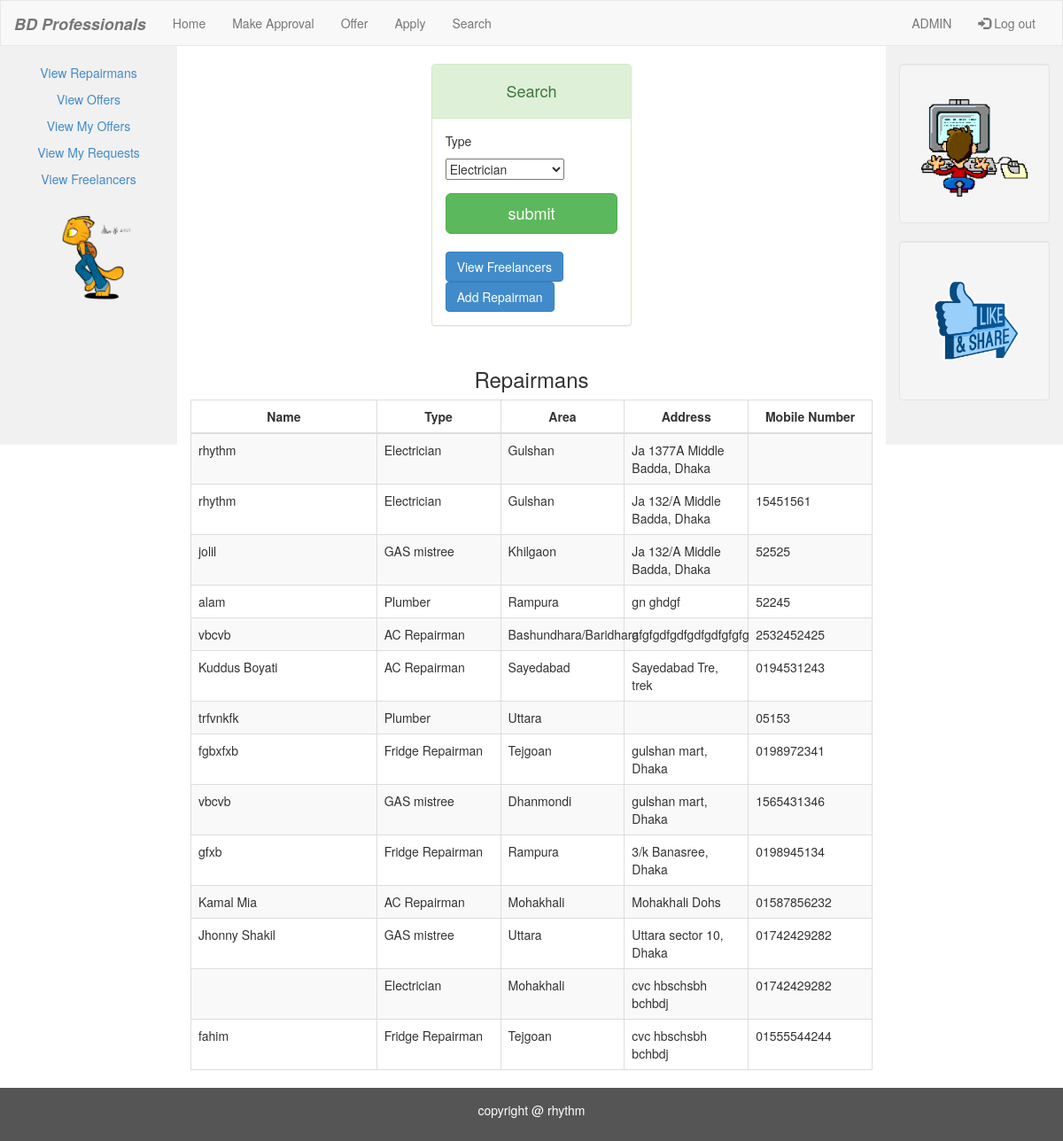
Page /viewrip.php on the committed database.
### tables this page shows
CREATE TABLE `repairman` (
  `name` varchar(50) NOT NULL,
  `type` varchar(50) NOT NULL,
  `address` varchar(50) NOT NULL,
  `area` varchar(25) NOT NULL,
  `mobile` varchar(25) NOT NULL
);

### viewrip.php (the view, shortened to what this page needs)
<!DOCTYPE html>
<html lang="en">
<head>
  <link rel="stylesheet" href="bootstrap-3.2.0-dist/css/bootstrap.css">
</head>
<body>
<nav class="navbar navbar-default">
  <div class="container-fluid">
    <div class="navbar-header">
      <a class="navbar-brand" href="fhome.php"><i><b>BD Professionals</b></i></a>
    </div>
    <div class="collapse navbar-collapse" id="myNavbar">
      <ul class="nav navbar-nav">
        <li><a href="fhome.php">Home</a></li>
        <li><a href="approval.php">Make Approval</a></li>
        <li><a href="offer.php">Offer</a></li>
        <li><a href="apply.php">Apply</a></li>
        <li><a href="search.php">Search</a></li>
      </ul>
      <ul class="nav navbar-nav navbar-right">
        <li><a href="#"><?php echo 'ADMIN' ?></a></li>
        <li><a href="logout.php"><span class="glyphicon glyphicon-log-in"></span> Log out</a></li>
      </ul>
    </div>
  </div>
</nav>
<div class="container-fluid text-center">
  <div class="row content">
    <div class="col-sm-2 sidenav">
      <p><a href="view_repairman.php">View Repairmans</a></p>
      <p><a href="offer_view.php">View Offers</a></p>
      <p><a href="my_offer.php">View My Offers</a></p>
      <p><a href="req.php">View My Requests</a></p>
      <p><a href="view_freelancer.php">View Freelancers</a></p>
      <p><h1 class="panel-title">
          <center>
              <h1><a href="#"><img src="1.gif" height="110px"   width="120px"></a></h1></center>
          </h1>
      </p>
    </div>
    <div class="col-sm-8 text-left">
<div class="col-md-4 col-md-offset-4">
    <br>
    <div class="login-panel panel panel-success">
    <div class="panel-heading">
                    <h4 class="panel-title"><center><h4>Search</h4></center></h4>
                </div>
<div class="panel-body">
    <form role="form" method="post" action="viewrip.php">
        <fieldset>
            <div class="form-group">
                    <p>Type</p>
                    <select name="type">
                        <option value="Electrician">Electrician</option>
                  </select>
            </div>
            <input class="btn btn-lg btn-success btn-block" type="submit" value="submit" name="submit">
            <br>
            <a href="viewfre.php" class="btn btn-primary">View Freelancers</a>
                <a href="repairman.php" class="btn btn-primary">Add Repairman</a>
        </fieldset>
    </form>
</div>
    </div>
    </div>
<div class="table-scrol">
<div class="table-responsive">
    <table class="table table-bordered table-hover table-striped" style="table-layout: fixed">
        <thead>
        <tr>
            <th colspan="3"><center>Name</center></th>
            <th colspan="2"><center>Type</center></th>
            <th colspan="2"><center>Area</center></th>
            <th colspan="2"><center>Address</center></th>
            <th colspan="2"><center>Mobile Number</center></th>
        </tr>
        </thead>
        <?php
        include("database/db_conection.php");
        if(isset($_POST['submit']))
        {
            ?>
            <h3 align="center"><br><br><br><br><br><br><br><br><br><br><br><br><br>Repairmans</h3>
            <?php
            $user_type  = $_POST['type'];
            $view_repairman_query="select * from repairman where type = '$user_type'";
            $run=mysqli_query($dbcon,$view_repairman_query);
            while($row=mysqli_fetch_array($run))
            {
                $user_name  = $row[0];
                $user_type = $row[1];
                $user_area  = $row[3];
                $user_address  = $row[2];
                $user_cnumber  = $row[4];
            ?>
            <tr>
                <td colspan="3"><?php echo $user_name;  ?></td>
                <td colspan="2"><?php echo $user_type;  ?></td>
                <td colspan="2"><?php echo $user_area;  ?></td>
                <td colspan="2"><?php echo $user_address;  ?></td>
                <td colspan="2"><?php echo $user_cnumber;  ?></td>
            </tr>
       <?php }?>
        <?php }
        else
        {
            ?>
        <h3 align="center"><br><br><br><br><br><br><br><br><br><br><br><br><br>Repairmans</h3>
        <?php
            $view_repairman_query="select * from repairman";
            $run=mysqli_query($dbcon,$view_repairman_query);
            while($row=mysqli_fetch_array($run))
            {
                $user_name  = $row[0];
                $user_type = $row[1];
                $user_area  = $row[3];
                $user_address  = $row[2];
                $user_cnumber  = $row[4];
            ?>
            <tr>
                <td colspan="3"><?php echo $user_name;  ?></td>
                <td colspan="2"><?php echo $user_type;  ?></td>
                <td colspan="2"><?php echo $user_area;  ?></td>
                <td colspan="2"><?php echo $user_address;  ?></td>
                <td colspan="2"><?php echo $user_cnumber;  ?></td>
            </tr>
            <?php } ?>
        <?php } ?>
    </table>
        </div>
</div>
    </div>
    <div class="col-sm-2 sidenav">
      <div class="well">
        <p><h1 class="panel-title">
          <center>
              <h1><a href="#"><img src="2.gif" height="110px"   width="120px"></a></h1></center>
          </h1>
        </p>
      </div>
      <div class="well">
        <p><h1 class="panel-title">
          <center>
              <h1><a href="https://www.facebook.com/ruhul.kabir.3"><img src="f2.gif" height="110px"   width="120px"></a></h1></center>
          </h1>
        </p>
      </div>
    </div>
  </div>
</div>
<footer class="container-fluid text-center">
  <p>copyright @ rhythm</p>
</footer>
</body>
</html>

### viewrip.php (style rules this page uses)
.navbar { margin-bottom: 0; border-radius: 0; }
.row.content { height: 450px }
.sidenav { padding-top: 20px; background-color: #f1f1f1; height: 100%; }
footer { background-color: #555; color: white; padding: 15px; }

### rows in the picture
repairman: name "rhythm", type "Electrician", area "Gulshan", address "Ja 1377A Middle Badda, Dhaka"
repairman: name "rhythm", type "Electrician", area "Gulshan", address "Ja 132/A Middle Badda, Dhaka", mobile "15451561"
repairman: name "jolil", type "GAS mistree", area "Khilgaon", address "Ja 132/A Middle Badda, Dhaka", mobile "52525"
repairman: name "alam", type "Plumber", area "Rampura", address "gn ghdgf", mobile "52245"
repairman: name "vbcvb", type "AC Repairman", area "Bashundhara/Baridhara", address "gfgfgdfgdfgdfgdfgfgfg", mobile "2532452425"
repairman: name "Kuddus Boyati", type "AC Repairman", area "Sayedabad", address "Sayedabad Tre, trek", mobile "0194531243"
repairman: name "trfvnkfk", type "Plumber", area "Uttara", mobile "05153"
repairman: name "fgbxfxb", type "Fridge Repairman", area "Tejgoan", address "gulshan mart, Dhaka", mobile "0198972341"
repairman: name "vbcvb", type "GAS mistree", area "Dhanmondi", address "gulshan mart, Dhaka", mobile "1565431346"
repairman: name "gfxb", type "Fridge Repairman", area "Rampura", address "3/k Banasree, Dhaka", mobile "0198945134"
repairman: name "Kamal Mia", type "AC Repairman", area "Mohakhali", address "Mohakhali Dohs", mobile "01587856232"
repairman: name "Jhonny Shakil", type "GAS mistree", area "Uttara", address "Uttara sector 10, Dhaka", mobile "01742429282"
repairman: type "Electrician", area "Mohakhali", address "cvc hbschsbh bchbdj", mobile "01742429282"
repairman: name "fahim", type "Fridge Repairman", area "Tejgoan", address "cvc hbschsbh bchbdj", mobile "01555544244"
